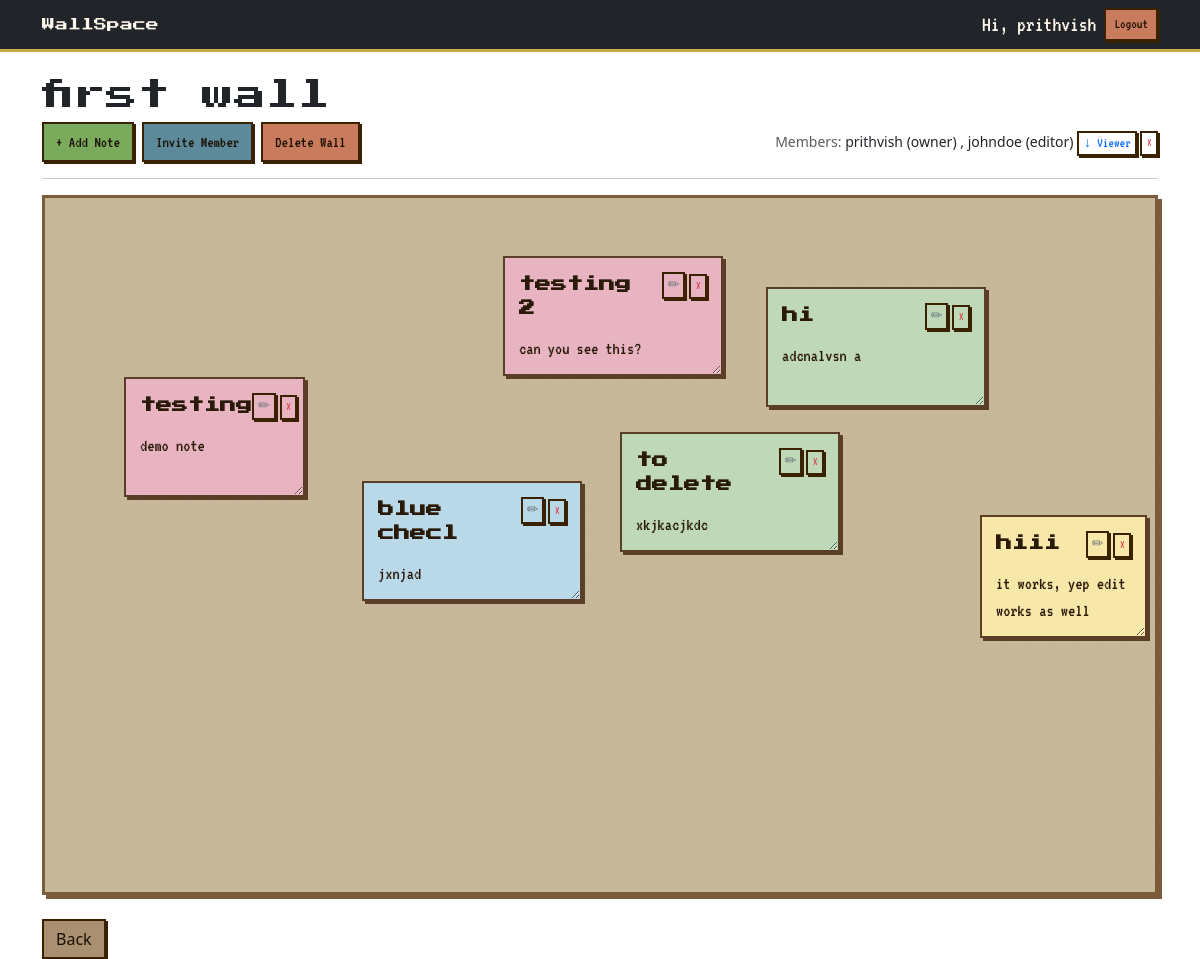
Page /wall/1/ (signed in) on the earlier database version.
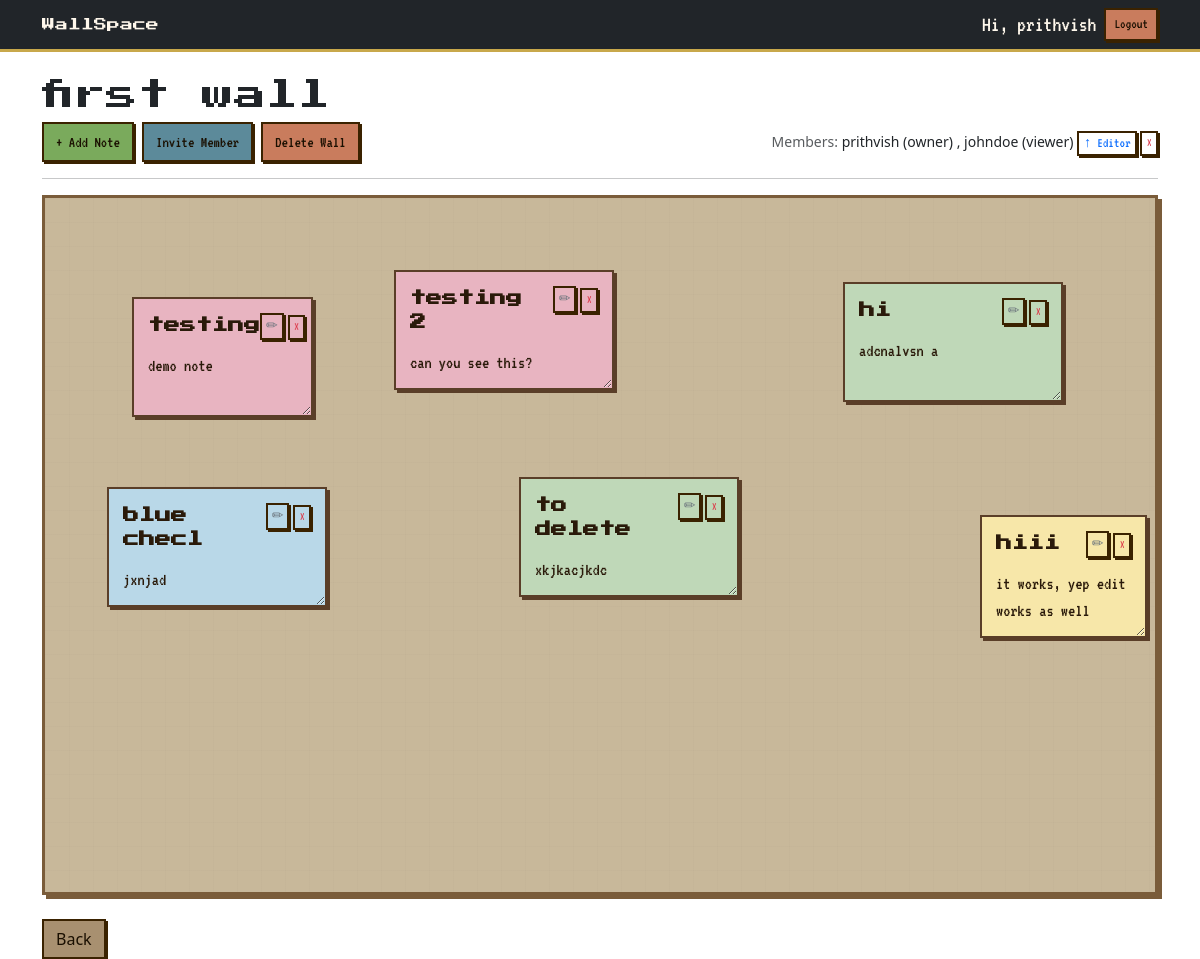
Same page on the later database version.
### walls/models.py (models this page shows, shortened)
class Wall(models.Model):
    title = models.CharField(max_length=100)
    owner=models.ForeignKey(
        User,
        on_delete=models.CASCADE,
        related_name='walls'
    )
    created_at = models.DateTimeField(
        auto_now_add=True
    )

class WallMember(models.Model):
    ROLE_CHOICES=[
        ("viewer","Viewer"),
        ("editor","Editor"),
    ]
    wall=models.ForeignKey(
        Wall,
        on_delete=models.CASCADE,
        related_name="members"
    )
    user=models.CharField(
        max_length=10,
        choices=ROLE_CHOICES,
        default="viewer"
    )
    role = models.CharField(
        max_length=10,
        choices=ROLE_CHOICES,
        default="viewer"
    )
    class Meta:
        unique_together=("wall","user")

### notes/models.py (models this page shows, shortened)
class Note(models.Model):
    COLOR_CHOICES = [#COLOR_CHOICES is a list of tuples
        ('yellow','Yellow'),
        ('pink', 'Pink'),
        ('blue', 'Blue'),
        ('green', 'Green'),
    ]
    wall = models.ForeignKey( #foreign key
        Wall,
        on_delete=models.CASCADE,
        related_name='notes'
    )
    creator=models.ForeignKey(
        User,
        on_delete=models.CASCADE
    )
    title = models.CharField(
        max_length=100,
        blank=True
    )
    content = models.TextField()
    color= models.CharField(
        max_length=20,
        choices=COLOR_CHOICES,
        default='yellow'
    )
    x_position = models.IntegerField(
        default=50
    )
    y_position = models.IntegerField(
        default=50
    )
    width = models.IntegerField(
    default=220
    )
    height = models.IntegerField(
    default=120
    )
    created_at = models.DateTimeField(
        auto_now_add=True
    )
    updated_at = models.DateTimeField(
        auto_now=True
    )

### walls/views.py (the view)
# urls.py: path('wall/<int:pk>/',views.wall_detail,name='wall-detail'),
@login_required
def wall_detail(request, pk):
    wall = get_object_or_404(
        Wall,
        pk=pk,
    )
    is_owner = (
        wall.owner == request.user
    )
    member = WallMember.objects.filter(
        wall=wall,
        user=request.user
    ).first()
    is_member = member is not None
    can_edit = is_owner or (
        member and
        member.role == "editor"
    )
    if not is_owner and not is_member:
        return redirect("home")
    notes = wall.notes.all()
    if request.method == 'POST':
        if "invite_member" in request.POST:
            username = request.POST.get(
                "username"
            )
            role = request.POST.get(
                "role"
            )
            try:
                user = User.objects.get(
                    username=username
                )
                WallMember.objects.get_or_create(
                    wall=wall,
                    user=user,
                    defaults={
                        "role": role
                    }
                )
            except User.DoesNotExist:
                pass
            return redirect(
                'wall-detail',
                pk=wall.pk
            )
        if not can_edit:
            return redirect(
                'wall-detail',
                pk=wall.pk
            )
        form = NoteForm(request.POST)
        if form.is_valid():
            note = form.save(
                commit=False
            )
            note.wall = wall
            note.creator = request.user
            note.x_position = random.randint(50, 600)
            note.y_position = random.randint(50, 400)
            note.width = 220
            note.height = 120
            note.save()
            return redirect(
                'wall-detail',
                pk=wall.pk
            )
    else:
        form = NoteForm()
    context = {
    'wall': wall,
    'form': form,
    'notes': wall.notes.all(),
    'is_owner': is_owner,
    'can_edit': can_edit,
    'members': WallMember.objects.filter(
            wall=wall
            ).exclude(
            user=wall.owner
            )
    }
    return render(
        request,
        'walls/wall_detail.html',
        context
    )

### walls/templates/walls/wall_detail.html (shortened to what this page needs)
{% extends "base.html" %}
{% load crispy_forms_tags %}
{% block content %}
<h2>{{ wall.title }}</h2>
<div class="d-flex gap-2 mb-3 align-items-center justify-content-between">
    <div class="d-flex gap-2">
        {% if can_edit %}
        <button
            class="btn btn-primary"
            data-bs-toggle="modal"
            data-bs-target="#addNoteModal">
            + Add Note
        </button>
        {% endif %}
        {% if is_owner %}
        <button
            class="btn btn-success"
            data-bs-toggle="modal"
            data-bs-target="#inviteModal">
            Invite Member
        </button>
        <form
            method="POST"
            action="{% url 'delete-wall' wall.id %}">
            <button
                type="submit"
                class="btn btn-danger">
                Delete Wall
            </button>
        </form>
        {% endif %}
    </div>
    <div>
        <small class="text-muted">
            Members:
        </small>
        <small>
            {{ wall.owner.username }}
            (owner)
        </small>
        {% for member in members %}
            <small>
                ,
                {{ member.user }}
                ({{ member.role }})
                {% if is_owner %}
                <form
                    method="POST"
                    action="{% url 'toggle-role' wall.id member.id %}"
                    style="display:inline;">
                    <button
                        type="submit"
                        class="btn btn-sm btn-outline-primary p-0 px-1">
                        {% if member.role == "viewer" %}
                            ↑ Editor
                        {% else %}
                            ↓ Viewer
                        {% endif %}
                    </button>
                </form>
                <form
                    method="POST"
                    action="{% url 'remove-member' wall.id member.id %}"
                    style="display:inline;">
                    <button
                        type="submit"
                        class="btn btn-sm btn-outline-danger p-0 px-1">
                        ×
                    </button>
                </form>
                {% endif %}
            </small>
        {% endfor %}
    </div>
</div>
<hr>
<div
    class="wall-board p-4"
    style="
        height:700px;
        position:relative;
        overflow:hidden;
    ">
    {% for note in notes %}
        <div
            class="note"
            data-note-id="{{ note.id }}"
            data-color="{{ note.color }}"
            style="
                width:{{ note.width }}px;
                height:{{ note.height }}px;
                resize:both;
                overflow:auto;
                position:absolute;
                left:{{ note.x_position }}px;
                top:{{ note.y_position }}px;
                cursor:grab;
            ">
            <div
                class="d-flex justify-content-between align-items-start mb-2">
                <div class="note-title fw-bold fs-6">
                    {{ note.title }}
                </div>
                {% if can_edit %}
                <div
                    class="d-flex gap-1">
                <button
                    class="btn btn-sm btn-outline-secondary p-0 px-1"
                    data-bs-toggle="modal"
                    data-bs-target="#editModal{{ note.id }}">
                    ✏
                </button>
                    <form
                        method="POST"
                        action="{% url 'delete-note' note.id %}"
                        style="display:inline;">
                        <button
                            type="submit"
                            class="btn btn-sm btn-outline-danger p-0 px-1">
                            ×
                        </button>
                    </form>
                </div>
                {% endif %}
            </div>
            <div class="note-content">
                {{ note.content }}
            </div>
        </div>
    {% empty %}
        <p>No notes yet.</p>
    {% endfor %}
</div>
<br>
<a
    href="{% url 'home' %}"
    class="btn btn-secondary">
    Back
</a>
{% endblock %}

### templates/base.html (shortened to what this page needs)
{% load static %}
<!DOCTYPE html>
<html>
<head>
    <link
    rel="stylesheet"
    href="{% static 'css/main.css' %}">
    <link href="https://cdn.jsdelivr.net/npm/bootstrap@5.3.3/dist/css/bootstrap.min.css"
          rel="stylesheet">
</head>
<body style="background-image: url('{% static "images/bg.png" %}'); background-size: cover; background-attachment: fixed; background-position: center bottom;">
    <nav
        class="navbar navbar-expand-lg navbar-dark bg-dark">
        <div class="container">
            <a
                class="navbar-brand"
                href="{% url 'home' %}">
                WallSpace
            </a>
            {% block nav_buttons %}
            <div
                class="ms-auto d-flex gap-2 align-items-center">
                {% if user.is_authenticated %}
                    <span class="text-light">
                        Hi, {{ user.username }}
                    </span>
                    <form
                        method="POST"
                        action="{% url 'logout' %}">
                        <button
                            type="submit"
                            class="btn btn-danger btn-sm">
                            Logout
                        </button>
                    </form>
                {% endif %}
            </div>
        </div>
        {% endblock %}
    </nav>
    <div class="container mt-4">
        {% block content %}
        {% endblock %}
    </div>
</body>
</html>

### static/css/main.css (style rules this page uses)
body { background-color: #e8d4a0; color: #2a1a0a; min-height: 100vh; }
h2 { font-family: 'Press Start 2P', monospace; font-size: 14px; color: #3a2e1e; margin-bottom: 1rem; }
.navbar { background-color: #3a2e1e !important; border-bottom: 3px solid #c8a84b; }
.navbar-brand { font-family: 'Press Start 2P', monospace !important; font-size: 13px !important; color: #FFF8EC !important; font-weight: 400 !important; }
.navbar span, .navbar a:not(.navbar-brand) { font-family: 'VT323', monospace !important; font-size: 22px !important; color: #FFF8EC !important; }
.btn { font-family: 'VT323', monospace; font-size: 20px; border-radius: 0 !important; border: 2px solid #3a2200 !important; box-shadow: 2px 2px 0 #3a2200; transition: transform 0.1s, box-shadow 0.1s; line-height: 1.2; }
.btn-primary { background-color: #7aaa5c !important; color: #1a0f00 !important; }
.btn-success { background-color: #5c8a9a !important; color: #1a0f00 !important; }
.btn-danger { background-color: #c97c5d !important; color: #1a0f00 !important; }
.btn-secondary { background-color: #a89070 !important; color: #1a0f00 !important; }
.wall-board { background-color: #c8b89a; background-image: linear-gradient(#b5a48820 1px, transparent 1px), linear-gradient(90deg, #b5a48820 1px, transparent 1px); background-size: 24px 24px; border: 3px solid #7a5c3a; box-shadow: 4px 4px 0 #7a5c3a; border-radius: 0 !important; }
.note { border-radius: 0 !important; border: 2px solid #5a3e28; box-shadow: 3px 3px 0 #5a3e28; transition: transform 0.1s, box-shadow 0.1s; padding: 14px; box-sizing: border-box; }
.note-title { font-family: 'Press Start 2P', monospace; font-size: 7px; margin-bottom: 8px; color: #2a1a0a; }
.note-content { font-family: 'VT323', monospace; font-size: 18px; color: #2a1a0a; }
.note[data-color="yellow"] { background-color: #F7E7A9 !important; }
.note[data-color="pink"] { background-color: #E8B4C1 !important; }
.note[data-color="blue"], .note[data-color="lightblue"] { background-color: #B9D8E8 !important; }
.note[data-color="green"], .note[data-color="lightgreen"] { background-color: #BFD8B8 !important; }
.container, .container-fluid { background-color: transparent !important; }
button, input[type="submit"] { font-family: 'VT323', monospace !important; }

Differences in the rows shown:
changed WallMember "johndoe": role "editor" → "viewer"; role "↓ Viewer" → "↑ Editor"
